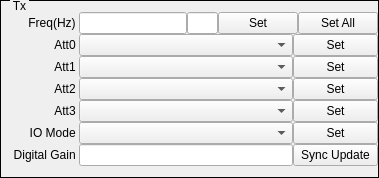
    <widget class="QGroupBox" name="groupBoxTx">
     <property name="styleSheet">
      <string notr="true">QGroupBox{ border:1px solid black; margin-top:0.5ex; }
QGroupBox::title { subcontrol-origin:margin; subcontrol-position:top left; top:-1px; left:10px; margin-left: 0px; padding:0 1px; }</string>
     </property>
     <property name="title">
      <string>Tx</string>
     </property>
     <layout class="QHBoxLayout" name="horizontalLayout">
      <property name="spacing">
       <number>0</number>
      </property>
      <property name="leftMargin">
       <number>0</number>
      </property>
      <property name="rightMargin">
       <number>0</number>
      </property>
      <item>
       <layout class="QVBoxLayout" name="verticalLayoutTx">
        <property name="spacing">
         <number>0</number>
        </property>
        <item>
         <layout class="QHBoxLayout" name="horizontalLayoutTx0">
          <property name="spacing">
           <number>0</number>
          </property>
          <property name="topMargin">
           <number>0</number>
          </property>
          <property name="rightMargin">
           <number>0</number>
          </property>
          <property name="bottomMargin">
           <number>0</number>
          </property>
          <item>
           <widget class="QLabel" name="labelTxFreq">
            <property name="sizePolicy">
             <sizepolicy hsizetype="Fixed" vsizetype="Fixed">
              <horstretch>0</horstretch>
              <verstretch>0</verstretch>
             </sizepolicy>
            </property>
            <property name="minimumSize">
             <size>
              <width>78</width>
              <height>16</height>
             </size>
            </property>
            <property name="text">
             <string>Freq(Hz) </string>
            </property>
            <property name="alignment">
             <set>Qt::AlignRight|Qt::AlignTrailing|Qt::AlignVCenter</set>
            </property>
            <property name="buddy">
             <cstring>lineEditTxFreq</cstring>
            </property>
           </widget>
          </item>
          <item>
           <widget class="QLineEdit" name="lineEditTxFreq">
            <property name="sizePolicy">
             <sizepolicy hsizetype="Expanding" vsizetype="Fixed">
              <horstretch>5</horstretch>
              <verstretch>0</verstretch>
             </sizepolicy>
            </property>
            <property name="text">
             <string/>
            </property>
           </widget>
          </item>
          <item>
           <widget class="QLineEdit" name="lineEditTxFreqStep">
            <property name="sizePolicy">
             <sizepolicy hsizetype="Fixed" vsizetype="Fixed">
              <horstretch>0</horstretch>
              <verstretch>0</verstretch>
             </sizepolicy>
            </property>
            <property name="maximumSize">
             <size>
              <width>31</width>
              <height>16777215</height>
             </size>
            </property>
           </widget>
          </item>
          <item>
           <widget class="QPushButton" name="pushButtonSetTxFreq">
            <property name="sizePolicy">
             <sizepolicy hsizetype="Expanding" vsizetype="Fixed">
              <horstretch>1</horstretch>
              <verstretch>0</verstretch>
             </sizepolicy>
            </property>
            <property name="text">
             <string>Set</string>
            </property>
           </widget>
          </item>
          <item>
           <widget class="QPushButton" name="pushButtonSetTxAll">
            <property name="sizePolicy">
             <sizepolicy hsizetype="Expanding" vsizetype="Fixed">
              <horstretch>1</horstretch>
              <verstretch>0</verstretch>
             </sizepolicy>
            </property>
            <property name="text">
             <string>Set All</string>
            </property>
           </widget>
          </item>
         </layout>
        </item>
        <item>
         <layout class="QHBoxLayout" name="horizontalLayoutTx1">
          <property name="spacing">
           <number>0</number>
          </property>
          <item>
           <widget class="QLabel" name="labelTxAtt0">
            <property name="sizePolicy">
             <sizepolicy hsizetype="Fixed" vsizetype="Fixed">
              <horstretch>0</horstretch>
              <verstretch>0</verstretch>
             </sizepolicy>
            </property>
            <property name="minimumSize">
             <size>
              <width>78</width>
              <height>16</height>
             </size>
            </property>
            <property name="text">
             <string>Att0 </string>
            </property>
            <property name="alignment">
             <set>Qt::AlignRight|Qt::AlignTrailing|Qt::AlignVCenter</set>
            </property>
            <property name="buddy">
             <cstring>comboBoxTxAtt0</cstring>
            </property>
           </widget>
          </item>
          <item>
           <widget class="QComboBox" name="comboBoxTxAtt0">
            <property name="sizePolicy">
             <sizepolicy hsizetype="Expanding" vsizetype="Fixed">
              <horstretch>5</horstretch>
              <verstretch>0</verstretch>
             </sizepolicy>
            </property>
           </widget>
          </item>
          <item>
           <widget class="QPushButton" name="pushButtonSetTxAtt0">
            <property name="sizePolicy">
             <sizepolicy hsizetype="Expanding" vsizetype="Fixed">
              <horstretch>2</horstretch>
              <verstretch>0</verstretch>
             </sizepolicy>
            </property>
            <property name="text">
             <string>Set</string>
            </property>
           </widget>
          </item>
         </layout>
        </item>
        <item>
         <layout class="QHBoxLayout" name="horizontalLayoutTx2">
          <property name="spacing">
           <number>0</number>
          </property>
          <item>
           <widget class="QLabel" name="labelTxAtt1">
            <property name="sizePolicy">
             <sizepolicy hsizetype="Preferred" vsizetype="Fixed">
              <horstretch>0</horstretch>
              <verstretch>0</verstretch>
             </sizepolicy>
            </property>
            <property name="minimumSize">
             <size>
              <width>78</width>
              <height>16</height>
             </size>
            </property>
            <property name="text">
             <string>Att1 </string>
            </property>
            <property name="alignment">
             <set>Qt::AlignRight|Qt::AlignTrailing|Qt::AlignVCenter</set>
            </property>
            <property name="buddy">
             <cstring>comboBoxTxAtt1</cstring>
            </property>
           </widget>
          </item>
          <item>
           <widget class="QComboBox" name="comboBoxTxAtt1">
            <property name="sizePolicy">
             <sizepolicy hsizetype="Expanding" vsizetype="Fixed">
              <horstretch>5</horstretch>
              <verstretch>0</verstretch>
             </sizepolicy>
            </property>
           </widget>
          </item>
          <item>
           <widget class="QPushButton" name="pushButtonSetTxAtt1">
            <property name="sizePolicy">
             <sizepolicy hsizetype="Expanding" vsizetype="Fixed">
              <horstretch>2</horstretch>
              <verstretch>0</verstretch>
             </sizepolicy>
            </property>
            <property name="text">
             <string>Set</string>
            </property>
           </widget>
          </item>
         </layout>
        </item>
        <item>
         <layout class="QHBoxLayout" name="horizontalLayoutTx3">
          <property name="spacing">
           <number>0</number>
          </property>
          <item>
           <widget class="QLabel" name="labelTxAtt2">
            <property name="sizePolicy">
             <sizepolicy hsizetype="Preferred" vsizetype="Fixed">
              <horstretch>0</horstretch>
              <verstretch>0</verstretch>
             </sizepolicy>
            </property>
            <property name="minimumSize">
             <size>
              <width>78</width>
              <height>16</height>
             </size>
            </property>
            <property name="text">
             <string>Att2 </string>
            </property>
            <property name="alignment">
             <set>Qt::AlignRight|Qt::AlignTrailing|Qt::AlignVCenter</set>
            </property>
            <property name="buddy">
             <cstring>comboBoxTxAtt2</cstring>
            </property>
           </widget>
          </item>
          <item>
           <widget class="QComboBox" name="comboBoxTxAtt2">
            <property name="sizePolicy">
             <sizepolicy hsizetype="Expanding" vsizetype="Fixed">
              <horstretch>5</horstretch>
              <verstretch>0</verstretch>
             </sizepolicy>
            </property>
           </widget>
          </item>
          <item>
           <widget class="QPushButton" name="pushButtonSetTxAtt2">
            <property name="sizePolicy">
             <sizepolicy hsizetype="Expanding" vsizetype="Fixed">
              <horstretch>2</horstretch>
              <verstretch>0</verstretch>
             </sizepolicy>
            </property>
            <property name="text">
             <string>Set</string>
            </property>
           </widget>
          </item>
         </layout>
        </item>
        <item>
         <layout class="QHBoxLayout" name="horizontalLayoutTx4">
          <property name="spacing">
           <number>0</number>
          </property>
          <item>
           <widget class="QLabel" name="labelTxAtt3">
            <property name="sizePolicy">
             <sizepolicy hsizetype="Preferred" vsizetype="Fixed">
              <horstretch>0</horstretch>
              <verstretch>0</verstretch>
             </sizepolicy>
            </property>
            <property name="minimumSize">
             <size>
              <width>78</width>
              <height>16</height>
             </size>
            </property>
            <property name="text">
             <string>Att3 </string>
            </property>
            <property name="alignment">
             <set>Qt::AlignRight|Qt::AlignTrailing|Qt::AlignVCenter</set>
            </property>
            <property name="buddy">
             <cstring>comboBoxTxAtt3</cstring>
            </property>
           </widget>
          </item>
          <item>
           <widget class="QComboBox" name="comboBoxTxAtt3">
            <property name="sizePolicy">
             <sizepolicy hsizetype="Expanding" vsizetype="Fixed">
              <horstretch>5</horstretch>
              <verstretch>0</verstretch>
             </sizepolicy>
            </property>
           </widget>
          </item>
          <item>
           <widget class="QPushButton" name="pushButtonSetTxAtt3">
            <property name="sizePolicy">
             <sizepolicy hsizetype="Expanding" vsizetype="Fixed">
              <horstretch>2</horstretch>
              <verstretch>0</verstretch>
             </sizepolicy>
            </property>
            <property name="text">
             <string>Set</string>
            </property>
           </widget>
          </item>
         </layout>
        </item>
        <item>
         <layout class="QHBoxLayout" name="horizontalLayoutTx5">
          <property name="spacing">
           <number>0</number>
          </property>
          <item>
           <widget class="QLabel" name="labelIOMode">
            <property name="sizePolicy">
             <sizepolicy hsizetype="Preferred" vsizetype="Fixed">
              <horstretch>0</horstretch>
              <verstretch>0</verstretch>
             </sizepolicy>
            </property>
            <property name="minimumSize">
             <size>
              <width>78</width>
              <height>16</height>
             </size>
            </property>
            <property name="text">
             <string>IO Mode </string>
            </property>
            <property name="alignment">
             <set>Qt::AlignRight|Qt::AlignTrailing|Qt::AlignVCenter</set>
            </property>
            <property name="buddy">
             <cstring>comboBoxIOMode</cstring>
            </property>
           </widget>
          </item>
          <item>
           <widget class="QComboBox" name="comboBoxIOMode">
            <property name="sizePolicy">
             <sizepolicy hsizetype="Expanding" vsizetype="Fixed">
              <horstretch>5</horstretch>
              <verstretch>0</verstretch>
             </sizepolicy>
            </property>
           </widget>
          </item>
          <item>
           <widget class="QPushButton" name="pushButtonSetIOMode">
            <property name="sizePolicy">
             <sizepolicy hsizetype="Expanding" vsizetype="Fixed">
              <horstretch>2</horstretch>
              <verstretch>0</verstretch>
             </sizepolicy>
            </property>
            <property name="text">
             <string>Set</string>
            </property>
           </widget>
          </item>
         </layout>
        </item>
        <item>
         <layout class="QHBoxLayout" name="horizontalLayoutTx6">
          <property name="spacing">
           <number>0</number>
          </property>
          <item>
           <widget class="QLabel" name="labelDGain">
            <property name="sizePolicy">
             <sizepolicy hsizetype="Fixed" vsizetype="Fixed">
              <horstretch>0</horstretch>
              <verstretch>0</verstretch>
             </sizepolicy>
            </property>
            <property name="minimumSize">
             <size>
              <width>78</width>
              <height>16</height>
             </size>
            </property>
            <property name="text">
             <string>Digital Gain </string>
            </property>
            <property name="alignment">
             <set>Qt::AlignRight|Qt::AlignTrailing|Qt::AlignVCenter</set>
            </property>
            <property name="buddy">
             <cstring>lineEditDGain</cstring>
            </property>
           </widget>
          </item>
          <item>
           <widget class="QLineEdit" name="lineEditDGain">
            <property name="sizePolicy">
             <sizepolicy hsizetype="Expanding" vsizetype="Fixed">
              <horstretch>5</horstretch>
              <verstretch>0</verstretch>
             </sizepolicy>
            </property>
           </widget>
          </item>
          <item>
           <widget class="QPushButton" name="pushButtonSyncSetTxGain">
            <property name="sizePolicy">
             <sizepolicy hsizetype="Expanding" vsizetype="Fixed">
              <horstretch>2</horstretch>
              <verstretch>0</verstretch>
             </sizepolicy>
            </property>
            <property name="text">
             <string>Sync Update</string>
            </property>
           </widget>
          </item>
         </layout>
        </item>
       </layout>
      </item>
     </layout>
    </widget>
